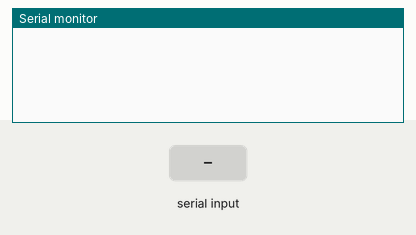
Simulated run of this sketch. Board: SparkFun Pro Micro, built with avr-gcc and run on an emulated ATmega32U4. Parts: the last lines printed to the serial monitor. The inputs (shaded band) are chosen by the test bench. USB keyboard and mouse output is not drawn.

Above: at 1.2 s.
1.3 s: "ENTER:1\n" received over Serial
At 2.1 s:
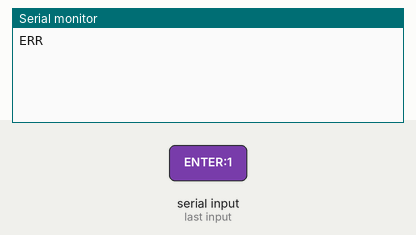
2.8 s: "ENTER\n" received over Serial
At 4.0 s:
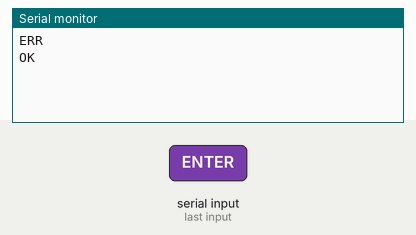

Measured:
- after the input at 1.3 s, the serial monitor: prints a new line at once (image 1)
- after the input at 2.8 s, the serial monitor: prints a new line at once (image 2)

The sketch:

arduino_keyboard.ino
```cpp
/*
 * Arduino Leonardo / Pro Micro Keyboard HID
 *
 * 透過序列埠接收按鍵指令，模擬真實鍵盤輸入。
 *
 * === 協定 (與 ui.py 的 send_key_arduino 相容) ===
 *   單一字元   a-z / 0-9      -> 按下並釋放該鍵 (tap)
 *   F1 - F12                  -> 功能鍵
 *   N0 - N9                   -> 小鍵盤數字 (numpad)
 *   ENTER / SPACE / TAB / ESC / BACKSPACE
 *   方向鍵     LEFT RIGHT UP DOWN        <-- 本版新增
 *   導覽鍵     HOME END PAGEUP PAGEDOWN INSERT DELETE   <-- 本版新增
 *   修飾鍵     SHIFT CTRL ALT            <-- 本版新增
 *
 * === 進階 (按住 / 放開，供日後 hold/release 用，可選) ===
 *   DOWN:<token>   -> 按住不放 (例如 DOWN:RIGHT、DOWN:a)
 *   UP:<token>     -> 釋放      (例如 UP:RIGHT)
 *
 * 名稱類指令不分大小寫；單一字元維持原樣。每個指令成功回 "OK"，否則 "ERR"。
 *
 * 上傳此代碼到 Arduino Leonardo / Pro Micro。
 */

#include <Keyboard.h>

void setup() {
  Serial.begin(115200);
  Keyboard.begin();
}

// 將指令字串對應到 HID keycode。回傳 0 表示不是已知的「具名鍵」。
int keyFromToken(String tok) {
  String u = tok;
  u.toUpperCase();

  // 功能鍵 F1-F12
  if (u.length() >= 2 && u.length() <= 3 && u.charAt(0) == 'F') {
    int n = u.substring(1).toInt();
    if (n >= 1 && n <= 12) return KEY_F1 + (n - 1);
  }

  // 小鍵盤數字 N0-N9 (Numpad)
  if (u.length() == 2 && u.charAt(0) == 'N' && u.charAt(1) >= '0' && u.charAt(1) <= '9') {
    char d = u.charAt(1);
    if (d == '0') return 234;            // KEY_KP_0
    return 225 + (d - '1');              // KEY_KP_1 .. KEY_KP_9
  }

  // 特殊鍵
  if (u == "ENTER" || u == "RETURN") return KEY_RETURN;
  if (u == "SPACE")     return ' ';
  if (u == "TAB")       return KEY_TAB;
  if (u == "ESC")       return KEY_ESC;
  if (u == "BACKSPACE") return KEY_BACKSPACE;

  // 方向鍵
  if (u == "LEFT")  return KEY_LEFT_ARROW;
  if (u == "RIGHT") return KEY_RIGHT_ARROW;
  if (u == "UP")    return KEY_UP_ARROW;
  if (u == "DOWN")  return KEY_DOWN_ARROW;

  // 導覽鍵
  if (u == "HOME")     return KEY_HOME;
  if (u == "END")      return KEY_END;
  if (u == "PAGEUP")   return KEY_PAGE_UP;
  if (u == "PAGEDOWN") return KEY_PAGE_DOWN;
  if (u == "INSERT")   return KEY_INSERT;
  if (u == "DELETE")   return KEY_DELETE;

  // 修飾鍵
  if (u == "SHIFT") return KEY_LEFT_SHIFT;
  if (u == "CTRL")  return KEY_LEFT_CTRL;
  if (u == "ALT")   return KEY_LEFT_ALT;

  return 0;
}

// 解析一個 token 成 keycode；單一字元 (a-z/0-9) 直接用其字元碼。
int resolveKey(String tok) {
  int code = keyFromToken(tok);
  if (code == 0 && tok.length() == 1) {
    code = tok.charAt(0);   // 普通單字元按鍵
  }
  return code;
}

void loop() {
  if (Serial.available() <= 0) return;

  String cmd = Serial.readStringUntil('\n');
  cmd.trim();
  if (cmd.length() == 0) return;

  // 進階：按住 / 放開
  if (cmd.startsWith("DOWN:") || cmd.startsWith("UP:")) {
    bool isDown = cmd.startsWith("DOWN:");
    String tok = cmd.substring(cmd.indexOf(':') + 1);
    tok.trim();
    int code = resolveKey(tok);
    if (code == 0) { Serial.println("ERR"); return; }
    if (isDown) Keyboard.press(code);
    else        Keyboard.release(code);
    Serial.println("OK");
    return;
  }

  // 一般：按下 + 釋放 (tap)。delay(20) 確保遊戲偵測得到。
  int code = resolveKey(cmd);
  if (code == 0) { Serial.println("ERR"); return; }

  Keyboard.press(code);
  delay(20);
  Keyboard.release(code);
  Serial.println("OK");
}
```
